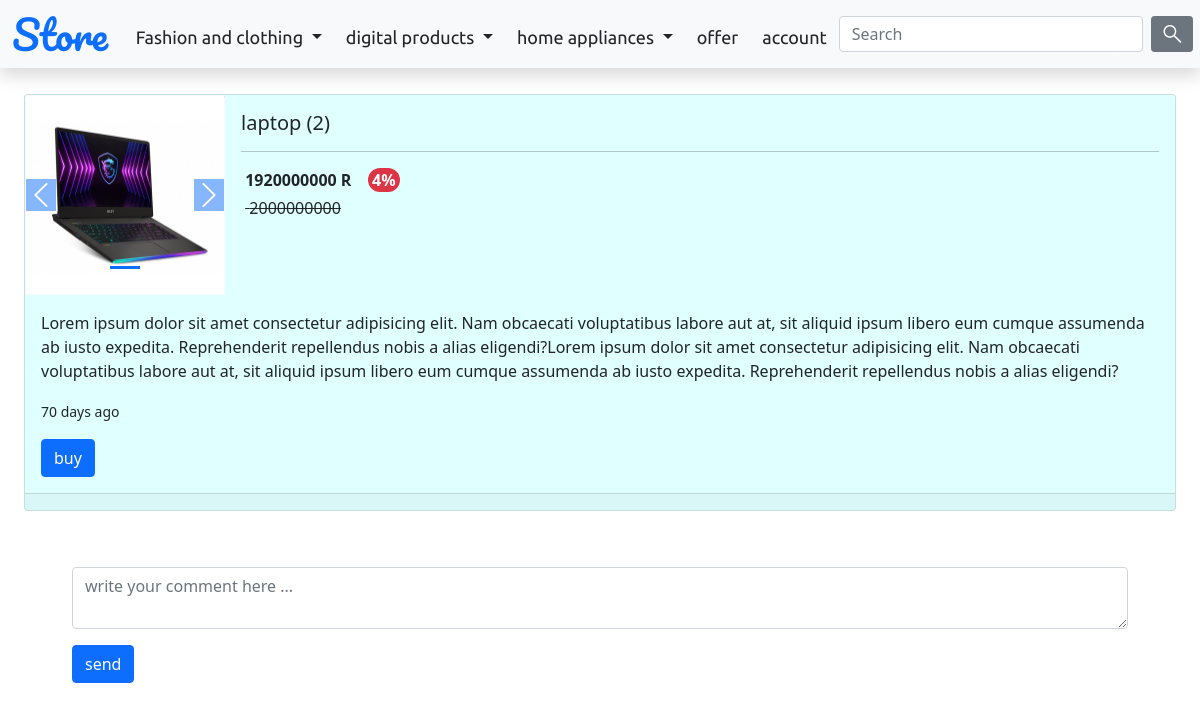
/product/16/, run on the app's committed database.
### products/models.py (models this page shows, shortened)
class AvatarP(models.Model):
    producte = models.ForeignKey("Producte", verbose_name=_("producte"), on_delete=models.CASCADE, related_name='avatar')
    avatar = models.ImageField(_("avatar"), upload_to='product_avatar/')
    def __str__(self):
        return self.avatar.name
    class Meta:
        managed = True
        verbose_name = 'AvatarP'
        verbose_name_plural = 'AvatarP'

class Producte(models.Model):
    category = models.ForeignKey("category", verbose_name=_("category"), on_delete=models.CASCADE, related_name='product')
    title = models.CharField(_("title"), max_length=150)
    describtion = models.TextField(_("describtion"), blank=True, null=True)
    price = models.PositiveIntegerField(_("price"))
    created_time = models.DateTimeField(_("created time"), auto_now_add=True)
    user = models.ForeignKey("accounts.Account", verbose_name=_("user"), on_delete=models.CASCADE, related_name='product', null=True, blank=True)
    off = models.PositiveSmallIntegerField(_("off"), default=0)
    count = models.PositiveSmallIntegerField(_("count"))
    def time_diff(self):
        now = datetime.datetime.utcnow().replace(tzinfo=utc)
        timediff = now - self.created_time
        return timediff.days
    def master_price(self):
        return int(round(self.price - self.price*self.off/100))
    class Meta:
        managed = True
        verbose_name = 'Producte'
        verbose_name_plural = 'Productes'

### products/views.py (the view)
# urls.py: path('product/<int:pk>/', ProductView.as_view()),
class ProductView(View):
    def get(self, request, pk):
        result = my_auth(request)
        template = loader.get_template('products/product.html')
        context = {'product': Producte.objects.get(pk=pk)}
        if result != 'redire':
            context = {'product': Producte.objects.get(pk=pk), 'account': Account.objects.get(id= result),
                       'buy': Buy.objects.filter(user = Account.objects.get(id= result), is_purchase = False, product = Producte.objects.get(pk=pk))}
        return HttpResponse(content=template.render(context, request))

### products/views.py (called while the page is built)
def my_auth(request):
    jwt_token = request.COOKIES.get('jwt-access')
    if jwt_token:
        decode_token = jwt.decode(jwt_token, settings.SECRET_KEY, ['HS256'])
        if Account.objects.get(id= decode_token['user_id']):
            return decode_token['user_id']
    else:
        return 'redire'

### static/templates/products/product.html (shortened to what this page needs)
{% load static %}
<!doctype html>
<html lang="en">
  <head>
    <link href="https://cdn.jsdelivr.net/npm/bootstrap@5.0.2/dist/css/bootstrap.min.css" rel="stylesheet">
    <link rel="stylesheet" href="{% static 'templates/master.css' %}">
  </head>
  <body class="">
    <header>
      {% include "upper_nav.html" %}
    </header>
    <main class="w-100 d-flex justify-content-center align-items-center flex-column px-4" style="padding-top: 70px;">
      <div class="card m-2 mt-4 w-100" style="min-width: 80%; background-color: lightcyan;">
        <div class="d-flex flex-column flex-wrap">
          <div class="d-flex flex-column flex-md-row">
            <div id="carouselExampleIndicators" class="carousel slide bg-dark card-img-top border-1 border-light"
              style="border-style: none; border-right-style: solid; border-left-style: solid; width: 200px; height: 200px;">
              <div class="carousel-indicators">
              {% for i in product.avatar.all %}
              {% if i == product.avatar.first %}
                <button type="button" data-bs-target="#carouselExampleIndicators" data-bs-slide-to="0"
                class="active bg-primary" aria-current="true" aria-label="Slide 1"></button>
              {% else %}
                <button type="button" data-bs-target="#carouselExampleIndicators" data-bs-slide-to="{{ forloop.counter0 }}"
                class="bg-primary" aria-label="Slide {{ forloop.counter }}"></button>
              {% endif %}
              {% endfor %}
              </div>
              <div class="carousel-inner">
              {% for i in product.avatar.all %}
              {% if i == product.avatar.first %}
                <div class="carousel-item active">
                    <img src="{% static '../media/' %}{{i}}" class="d-block border-light border-1"
                    style="border-style: solid; border-right-style: none; border-left-style: none; width: 200px; height: 200px;" alt="...">
                </div>
              {% else %}
                <div class="carousel-item">
                    <img src="{% static '../media/' %}{{i}}" class="d-block border-light border-1"
                    style="border-style: solid; border-right-style: none; border-left-style: none; width: 200px; height: 200px;" alt="...">
                </div>
              {% endif %}
              {% endfor %}
              </div>
              <button class="carousel-control-prev" type="button" data-bs-target="#carouselExampleIndicators" data-bs-slide="prev">
                <span class="carousel-control-prev-icon bg-primary" aria-hidden="true"></span>
              </button>
              <button class="carousel-control-next" type="button" data-bs-target="#carouselExampleIndicators" data-bs-slide="next">
                <span class="carousel-control-next-icon bg-primary" aria-hidden="true"></span>
              </button>
            </div>
            <div class="card-body">
              <h5 class="card-title">{{product.title}} ({{product.count}})</h5>
              <hr>
              {% if product.off == 0 %}
              <h6 class="card-subtitle">{{product.master_price}} R</h6>
              {% else %}
              <span class="fs-6 card-subtitle fw-bold">&nbsp;{{product.master_price}} R &nbsp;&nbsp;</span>
                <span class="badge bg-danger fs-6 rounded-pill  p-1">{{product.off}}%</span></span>
                <div class="fs-6 card-subtitle mt-1">&nbsp;<del>&nbsp;{{product.price}} </del></div>
              {% endif %}
            </div>
          </div>
          <div class="card-body">
            <p class="card-text">{{product.describtion}}</p>
            <p class="card-text"><small class="text-body-secondary">{{product.time_diff}} days ago</small></p>
            {% if not buy %}
            <button class="btn btn-primary buy">buy</button>
            {% endif %}
          </div>
        </div>
        <div class="card-footer">
        </div>
      </div>
      <form class="p-5 w-100" method="post" action="" id="loginform">
          <div class="form-group mb-3 w-100">
              <textarea class="form-control" placeholder="write your comment here ..." id="username" cols="2"></textarea>
          </div>
          <button type="submit" class="btn btn-primary d-block">send</button>
      </form>
    </main>
  </body>
</html>

### static/templates/master.css (style rules this page uses)
:root { --font4: 'Edu NSW ACT Foundation', cursive; --font1: 'Pacifico', cursive; --font3: 'Red Hat Display', sans-serif; --font2: 'Ubuntu', sans-serif; }

### data on the page
AvatarP: avatar (picture)
Producte: title "laptop", count "2", master_price "1920000000", off "4", price "2000000000", describtion "Lorem ipsum dolor sit amet consectetur adipisicing elit. Nam obcaecati voluptatibus labore aut at, sit aliquid ipsum libero eum cumque assumenda ab iusto expedita. Reprehenderit repellendus nobis a alias eligendi?Lorem ipsum dolor sit amet consectetur adipisicing elit. Nam obcaecati voluptatibus labore aut at, sit aliquid ipsum libero eum cumque assumenda ab iusto expedita. Reprehenderit repellendus nobis a alias eligendi?", time_diff "70"
